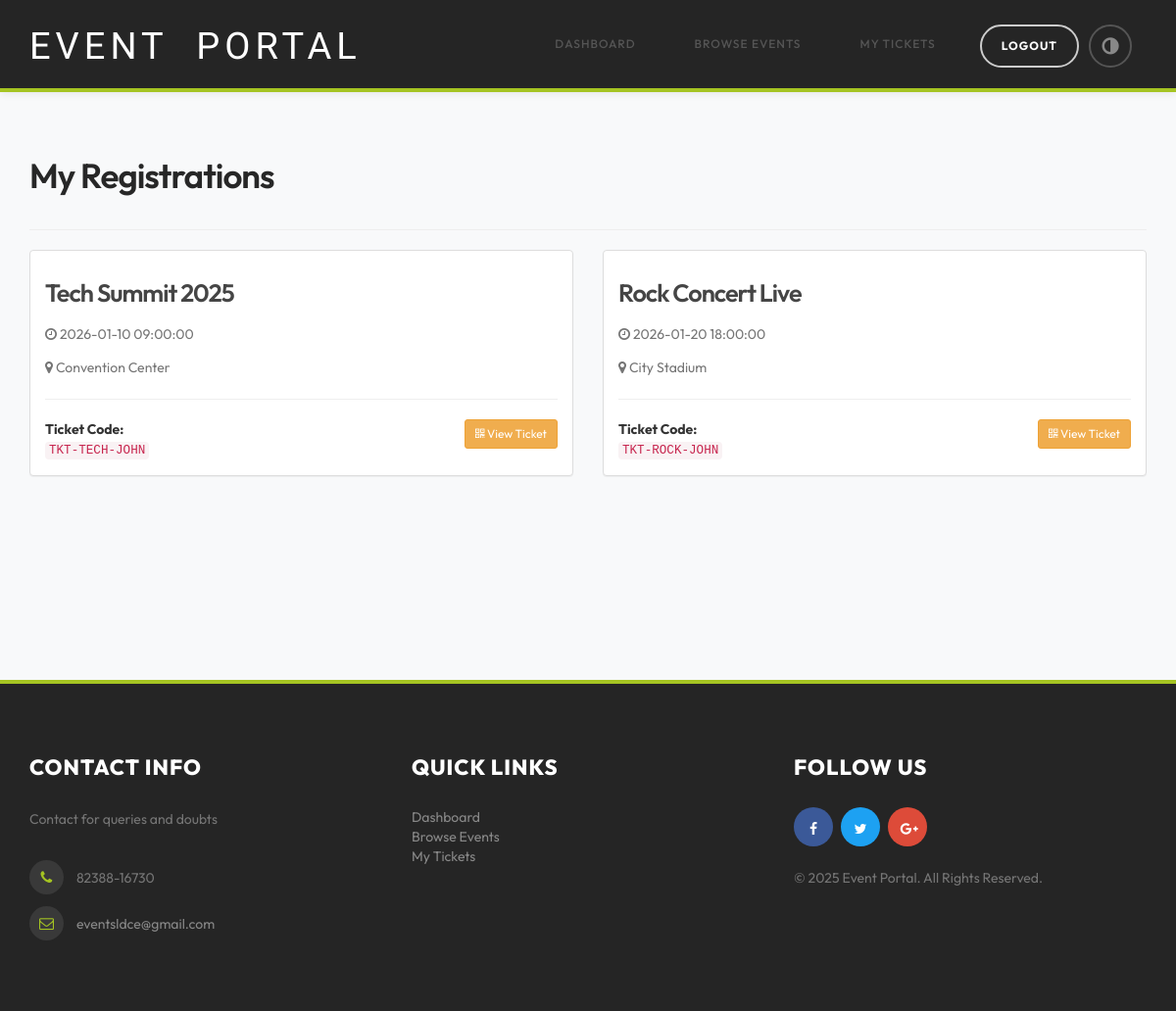
The page /student/my-registrations.php (signed in) on the database its author committed.
### tables this page shows
CREATE TABLE IF NOT EXISTS registrations (
    registration_id INT AUTO_INCREMENT PRIMARY KEY,
    event_id INT NOT NULL,
    user_id INT NOT NULL,
    registration_status ENUM('pending', 'confirmed', 'cancelled') DEFAULT 'pending',
    registered_at TIMESTAMP DEFAULT CURRENT_TIMESTAMP,
    FOREIGN KEY (event_id) REFERENCES events(event_id) ON DELETE CASCADE,
    FOREIGN KEY (user_id) REFERENCES users(user_id) ON DELETE CASCADE
);

CREATE TABLE IF NOT EXISTS events (
    event_id INT AUTO_INCREMENT PRIMARY KEY,
    org_id INT NOT NULL,
    category_id INT DEFAULT NULL,
    title VARCHAR(255) NOT NULL,
    description TEXT,
    venue VARCHAR(255),
    start_date DATE NOT NULL,
    end_date DATE NOT NULL,
    start_time TIME NOT NULL,
    end_time TIME NOT NULL,
    seat_limit INT NOT NULL,
    ticket_price DECIMAL(10, 2) DEFAULT 0.00,
    registration_deadline DATETIME NOT NULL,
    status ENUM('draft', 'pending', 'approved', 'rejected', 'completed', 'cancelled') DEFAULT 'draft',
    rejection_reason TEXT,
    created_at TIMESTAMP DEFAULT CURRENT_TIMESTAMP,
    FOREIGN KEY (org_id) REFERENCES organizations(org_id) ON DELETE CASCADE,
    FOREIGN KEY (category_id) REFERENCES categories(category_id) ON DELETE SET NULL
);

CREATE TABLE IF NOT EXISTS tickets (
    ticket_id INT AUTO_INCREMENT PRIMARY KEY,
    registration_id INT NOT NULL,
    ticket_code VARCHAR(50) NOT NULL UNIQUE,
    qr_code_path VARCHAR(255),
    attendance_status ENUM('absent', 'present') DEFAULT 'absent',
    FOREIGN KEY (registration_id) REFERENCES registrations(registration_id) ON DELETE CASCADE
);

### app/controllers/StudentController.php (called while the page is built, shortened)
<?php
require_once __DIR__ . '/../../config/db.php';
class StudentController
{
    private $pdo;
    private $userId;
    public function __construct()
    {
        global $pdo;
        $this->pdo = $pdo;
        $this->userId = $_SESSION['user_id'] ?? 0;
    }
    public function getMyRegistrations()
    {
        $sql = "SELECT r.*, e.title, e.start_date, e.start_time, e.venue, t.ticket_code, t.ticket_id
                FROM registrations r
                JOIN events e ON r.event_id = e.event_id
                LEFT JOIN tickets t ON r.registration_id = t.registration_id
                WHERE r.user_id = ?
                ORDER BY r.registered_at DESC";
        $stmt = $this->pdo->prepare($sql);
        $stmt->execute([$this->userId]);
        return $stmt->fetchAll();
    }
}
?>

### student/my-registrations.php (the view)
<?php
require_once '../app/views/layouts/student_header.php';
require_once '../app/controllers/StudentController.php';
$student = new StudentController();
$registrations = $student->getMyRegistrations();
?>
<h2>My Registrations</h2>
<hr>
<?php if (count($registrations) > 0): ?>
    <div class="row">
        <?php foreach ($registrations as $reg): ?>
            <div class="col-md-6">
                <div class="panel panel-default">
                    <div class="panel-body">
                        <h4><?php echo htmlspecialchars($reg['title']); ?></h4>
                        <p><i class="fa fa-clock-o"></i> <?php echo $reg['start_date'] . ' ' . $reg['start_time']; ?></p>
                        <p><i class="fa fa-map-marker"></i> <?php echo htmlspecialchars($reg['venue']); ?></p>
                        <hr>
                        <div class="row">
                            <div class="col-xs-6">
                                <strong>Ticket Code:</strong><br>
                                <code><?php echo $reg['ticket_code'] ?? 'PENDING'; ?></code>
                            </div>
                            <div class="col-xs-6 text-right">
                                <a href="ticket.php?id=<?php echo $reg['registration_id']; ?>" class="btn btn-warning btn-sm">
                                    <i class="fa fa-qrcode"></i> View Ticket
                                </a>
                            </div>
                        </div>
                    </div>
                </div>
            </div>
        <?php endforeach; ?>
    </div>
<?php else: ?>
    <div class="alert alert-info">You haven't registered for any events yet.</div>
    <a href="events.php" class="btn btn-primary">Browse Events</a>
<?php endif; ?>
<?php require_once '../app/views/layouts/student_footer.php'; ?>

### assets/css/tooplate-style.css (style rules this page uses)
body { background: #ffffff; font-family: 'Poppins', sans-serif; overflow-x: hidden; }
h1, h2, h3, h4, h5, h6 { font-weight: 600; line-height: inherit; }
h1, h2, h3, h4 { letter-spacing: -1px; }
h2 { color: #272727; font-size: 3em; padding-bottom: 10px; }
h4 { color: #454545; font-size: 1.8em; padding-bottom: 2px; }
p { color: #757575; font-size: 14px; font-weight: normal; line-height: 24px; }
html { -webkit-font-smoothing: antialiased; }
a { color: #252525; -webkit-transition: 0.5s; transition: 0.5s; text-decoration: none !important; }
@media only screen and (max-width: 1200px) { h2 { font-size: 2.5em; } }

### app/views/layouts/student_header.php (style rules this page uses)
body { font-family: 'Outfit', sans-serif; -webkit-font-smoothing: antialiased; }

### rows shown on the page
registrations: event.title "Tech Summit 2025", event.start_date "2026-01-10", event.start_time "09:00:00", event.venue "Convention Center", tickets.ticket_code "TKT-TECH-JOHN"
registrations: event.title "Rock Concert Live", event.start_date "2026-01-20", event.start_time "18:00:00", event.venue "City Stadium", tickets.ticket_code "TKT-ROCK-JOHN"
